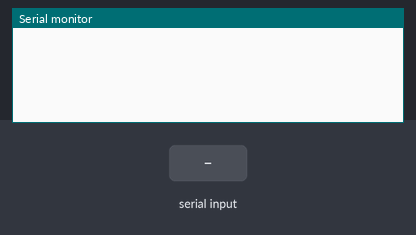
The sketch below on a simulated Arduino Uno, built with avr-gcc and run on an emulated ATmega328P. Shown: the last lines printed to the serial monitor. The inputs (shaded band) are chosen by the test bench.

Above: at 1.2 s.
1.3 s: "90,45,200\n" received over the second serial link
At 1.7 s:
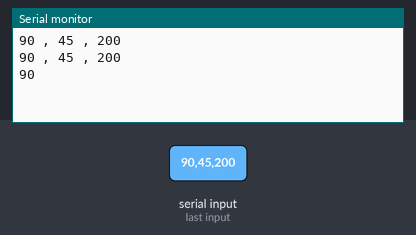
2.8 s: "90,45\n" received over the second serial link
At 4.0 s:
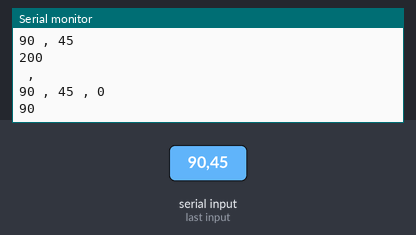

The sketch:

BP_meter.ino
```cpp
// Arduino Code for BP
//#include <LiquidCrystal_I2C.h>
#include <SoftwareSerial.h>

SoftwareSerial BP(2,3);  //rx tx

//LiquidCrystal_I2C lcd(0x27,20,4);  // set the LCD address to 0x3F for a 16 chars and 2 line display

void setup() {
  BP.begin(115200);
  Serial.begin(9600);
  //lcd.init();
  //lcd.clear();
  //lcd.backlight();      // Make sure backlight is on

  // Print a message on both lines of the LCD.
  //lcd.setCursor(2,0);   //Set cursor to character 2 on line 0
  //lcd.print("Blood Pressure!");

  //lcd.setCursor(2,1);   //Move cursor to character 2 on line 1
  //lcd.print("Measurement Using");

   //lcd.setCursor(2,2);   //Move cursor to character 2 on line 1
  //lcd.print("Arduino");
}

void loop() {

  boolean BPavailable=false;
  char data[32]; byte i=0;
  while(BP.available())
  {
    char c=BP.read();
    data[i]=c;
    i++;
    BPavailable=true;
  }
  if(BPavailable)
  {
      char *strings[3];
      char *ptr = NULL;
       byte index = 0;
       ptr = strtok(data, ",");  // delimiter
       while (ptr != NULL)
       {
          strings[index] = ptr;
          index++;
          ptr = strtok(NULL, ",");
       }

       int systolic = atoi(strings[0]);  // devices
       int diastolic = atoi(strings[1]);  // temperature
       int bpm = atoi(strings[2]);  // humidity

          Serial.print(strings[0]);
       Serial.print(" , ");
        Serial.print(strings[1]);
       Serial.print(" , ");
        Serial.println(strings[2]);

       Serial.print(systolic);
       Serial.print(" , ");
        Serial.print(diastolic);
       Serial.print(" , ");
        Serial.println(bpm);
       //Serial.print(" , ");

    //lcd.clear();
    Serial.println(data);
   /* lcd.setCursor(0,0);
    lcd.print("Systolic: ");
    lcd.setCursor(11,0);
    lcd.print(systolic);

    lcd.setCursor(0,1);
    lcd.print("Diastolic: ");
    lcd.setCursor(11,1);
    lcd.print(diastolic);

    lcd.setCursor(0,2);
    lcd.print("Heart Rate: ");
    lcd.setCursor(12,2);
    lcd.print(bpm);*/

  }
}
```

Measured:
- after the input at 1.3 s, the serial monitor: prints a new line at once (image 1)
- after the input at 2.8 s, the serial monitor: prints a new line at once (image 2)
